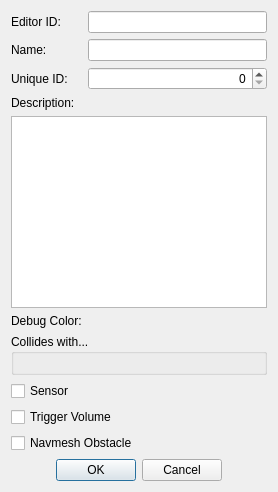
<?xml version="1.0" encoding="UTF-8"?>
<ui version="4.0">
 <class>FormDialogCollisionLayer</class>
 <widget class="QDialog" name="FormDialogCollisionLayer">
  <property name="windowTitle">
   <string>Collision Layer</string>
  </property>
  <layout class="QVBoxLayout" name="verticalLayout_2">
   <item>
    <layout class="QGridLayout" name="gridLayout">
     <item row="1" column="0">
      <widget class="QLabel" name="label_2">
       <property name="text">
        <string>Name:</string>
       </property>
       <property name="buddy">
        <cstring>name</cstring>
       </property>
      </widget>
     </item>
     <item row="4" column="1">
      <widget class="DKColorPickerButton" name="color"/>
     </item>
     <item row="0" column="1">
      <widget class="QLineEdit" name="editorID"/>
     </item>
     <item row="4" column="0">
      <widget class="QLabel" name="label_3">
       <property name="text">
        <string>Debug Color:</string>
       </property>
       <property name="buddy">
        <cstring>color</cstring>
       </property>
      </widget>
     </item>
     <item row="0" column="0">
      <widget class="QLabel" name="label">
       <property name="text">
        <string>Editor ID:</string>
       </property>
       <property name="buddy">
        <cstring>editorID</cstring>
       </property>
      </widget>
     </item>
     <item row="3" column="0" colspan="2">
      <layout class="QVBoxLayout" name="verticalLayout">
       <item>
        <widget class="QLabel" name="label_4">
         <property name="text">
          <string>Description:</string>
         </property>
         <property name="buddy">
          <cstring>description</cstring>
         </property>
        </widget>
       </item>
       <item>
        <widget class="QPlainTextEdit" name="description">
         <property name="whatsThis">
          <string>A description of what objects this collision layer ought to be applied to. This can be used as documentation for other developers.</string>
         </property>
        </widget>
       </item>
      </layout>
     </item>
     <item row="1" column="1">
      <widget class="QLineEdit" name="name"/>
     </item>
     <item row="2" column="0">
      <widget class="QLabel" name="label_5">
       <property name="text">
        <string>Unique ID:</string>
       </property>
       <property name="buddy">
        <cstring>layerID</cstring>
       </property>
      </widget>
     </item>
     <item row="2" column="1">
      <widget class="QSpinBox" name="layerID">
       <property name="whatsThis">
        <string>A unique numeric ID for this layer. Collision data in NIF files can refer to the layer by this</string>
       </property>
       <property name="alignment">
        <set>Qt::AlignRight|Qt::AlignTrailing|Qt::AlignVCenter</set>
       </property>
      </widget>
     </item>
    </layout>
   </item>
   <item>
    <widget class="QGroupBox" name="groupBox">
     <property name="title">
      <string>Collides with...</string>
     </property>
     <layout class="QGridLayout" name="gridLayout_2">
      <item row="0" column="0">
       <widget class="DKFormListPane" name="collidesWith">
        <property name="whatsThis">
         <string>&lt;p&gt;Objects that belong to this collision layer can only collide with objects that belong to any collision layer in this list. You can drag and drop layers from the Object Window to add them to this list.&lt;/p&gt;
&lt;p&gt;Note that this implies that two objects in the same layer can only collide with each other if the layer is set to collide with itself.&lt;/p&gt;</string>
        </property>
       </widget>
      </item>
     </layout>
    </widget>
   </item>
   <item>
    <layout class="QGridLayout" name="gridLayout_3">
     <item row="1" column="0">
      <widget class="QCheckBox" name="flagTriggerVolume">
       <property name="whatsThis">
        <string>Controls whether collision primitives in this layer should act as trigger volumes and fire trigger-related script events (e.g. OnTrigger).</string>
       </property>
       <property name="text">
        <string>Trigger Volume</string>
       </property>
      </widget>
     </item>
     <item row="0" column="0">
      <widget class="QCheckBox" name="flagSensor">
       <property name="text">
        <string>Sensor</string>
       </property>
      </widget>
     </item>
     <item row="2" column="0">
      <widget class="QCheckBox" name="flagNavmeshObstacle">
       <property name="whatsThis">
        <string>Indicates whether collision geometry of this type should dynamically cut the navmesh. This is primarily intended for the &lt;code&gt;L_NAVCUT&lt;/code&gt; layer.</string>
       </property>
       <property name="text">
        <string>Navmesh Obstacle</string>
       </property>
      </widget>
     </item>
    </layout>
   </item>
   <item>
    <layout class="QHBoxLayout" name="horizontalLayout">
     <item>
      <spacer name="horizontalSpacer">
       <property name="orientation">
        <enum>Qt::Horizontal</enum>
       </property>
       <property name="sizeHint" stdset="0">
        <size>
         <width>40</width>
         <height>20</height>
        </size>
       </property>
      </spacer>
     </item>
     <item>
      <widget class="QPushButton" name="buttonOK">
       <property name="text">
        <string>OK</string>
       </property>
      </widget>
     </item>
     <item>
      <widget class="QPushButton" name="buttonCancel">
       <property name="text">
        <string>Cancel</string>
       </property>
      </widget>
     </item>
     <item>
      <spacer name="horizontalSpacer_2">
       <property name="orientation">
        <enum>Qt::Horizontal</enum>
       </property>
       <property name="sizeHint" stdset="0">
        <size>
         <width>40</width>
         <height>20</height>
        </size>
       </property>
      </spacer>
     </item>
    </layout>
   </item>
  </layout>
 </widget>
 <customwidgets>
  <customwidget>
   <class>DKColorPickerButton</class>
   <extends>QWidget</extends>
   <header>widgets/DKColorPickerButton.h</header>
  </customwidget>
  <customwidget>
   <class>DKFormListPane</class>
   <extends>QWidget</extends>
   <header>widgets/DKFormListPane.h</header>
  </customwidget>
 </customwidgets>
 <tabstops>
  <tabstop>editorID</tabstop>
  <tabstop>name</tabstop>
  <tabstop>layerID</tabstop>
  <tabstop>description</tabstop>
  <tabstop>color</tabstop>
  <tabstop>collidesWith</tabstop>
  <tabstop>flagSensor</tabstop>
  <tabstop>flagTriggerVolume</tabstop>
  <tabstop>flagNavmeshObstacle</tabstop>
  <tabstop>buttonOK</tabstop>
  <tabstop>buttonCancel</tabstop>
 </tabstops>
 <resources/>
 <connections/>
</ui>
